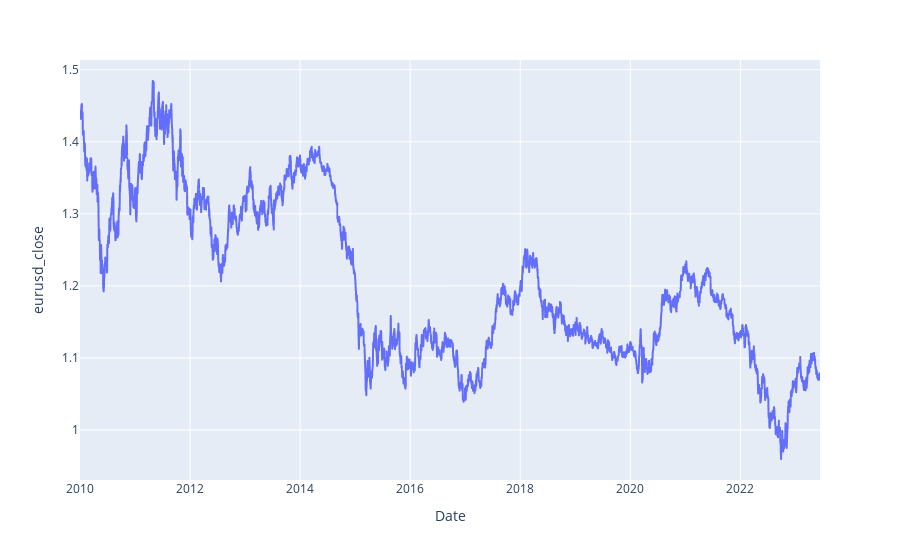

The code cell stored with this chart in its notebook:
### Code cell
fig = px.line(forex_df, y = y_col_name)
fig.show()

### Figure 1 — Plotly figure (JSON) as saved in the notebook; plotly's stock layout.template omitted (floating-point values rounded to 4 significant figures; data arrays with more than 128 entries replaced by an {"elided": "..."} marker saying what was removed)
{"data": [{"hovertemplate": "Date=%{x}<br>eurusd_close=%{y}<extra></extra>", "legendgroup": "", "line": {"color": "#636efa", "dash": "solid"}, "marker": {"symbol": "circle"}, "mode": "lines", "name": "", "showlegend": false, "type": "scattergl", "x": {"elided": "3503 str values"}, "xaxis": "x", "y": {"elided": "3503 float values"}, "yaxis": "y"}], "layout": {"legend": {"tracegroupgap": 0}, "margin": {"t": 60}, "xaxis": {"anchor": "y", "domain": [0, 1], "title": {"text": "Date"}}, "yaxis": {"anchor": "x", "domain": [0, 1], "title": {"text": "eurusd_close"}}}}
